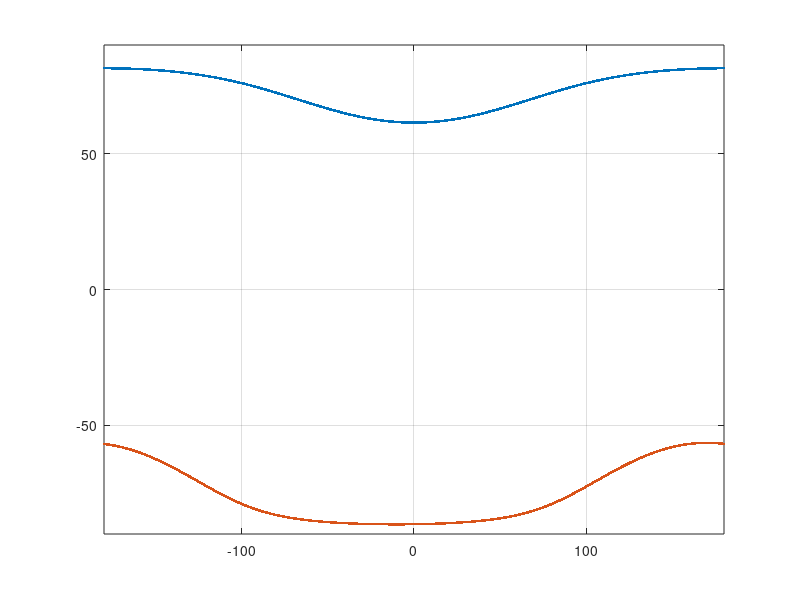

The MATLAB source for this figure:
function testionppp
%
% test RTCA/DO229C bug (A.4.4.10.1 A-22,23)
%

az=0:0.1:360;

figure, axes, hold on, box on, grid on;

pos=[80,0];
for i=1:length(az), posp(i,:)=ionppp(pos,[az(i),0]); end
plot(posp(:,2),posp(:,1),'.');

pos=[-75,170];
for i=1:length(az), posp(i,:)=ionppp(pos,[az(i),0]); end
plot(posp(:,2),posp(:,1),'.');

xlim([-180,180]);
ylim([-90,90]);

% pierce point -----------------------------------------------------------------
function posp=ionppp(pos,azel)
re=6378; hion=350;
pos=pos*pi/180;
azel=azel*pi/180;

rp=re/(re+hion)*cos(azel(2));
ap=pi/2-azel(2)-asin(rp);
posp(1)=asin(sin(pos(1))*cos(ap)+cos(pos(1))*sin(ap)*cos(azel(1)));

%if (pos(1)> 70.0*pi/180& tan(ap)*cos(azel(1))>tan(pi/2-pos(1)))|...
%   (pos(1)>-70.0*pi/180&-tan(ap)*cos(azel(1))>tan(pi/2-pos(1))) % DO229C

if (pos(1)> 70.0*pi/180& tan(ap)*cos(azel(1))>tan(pi/2-pos(1)))|...
   (pos(1)<-70.0*pi/180&-tan(ap)*cos(azel(1))>tan(pi/2+pos(1))) % corrected

    posp(2)=pos(2)+pi-asin(sin(ap)*sin(azel(1))/cos(posp(1)));
else
    posp(2)=pos(2)+asin(sin(ap)*sin(azel(1))/cos(posp(1)));
end
posp=posp*180/pi;
if posp(2)>180, posp(2)=posp(2)-360; end
